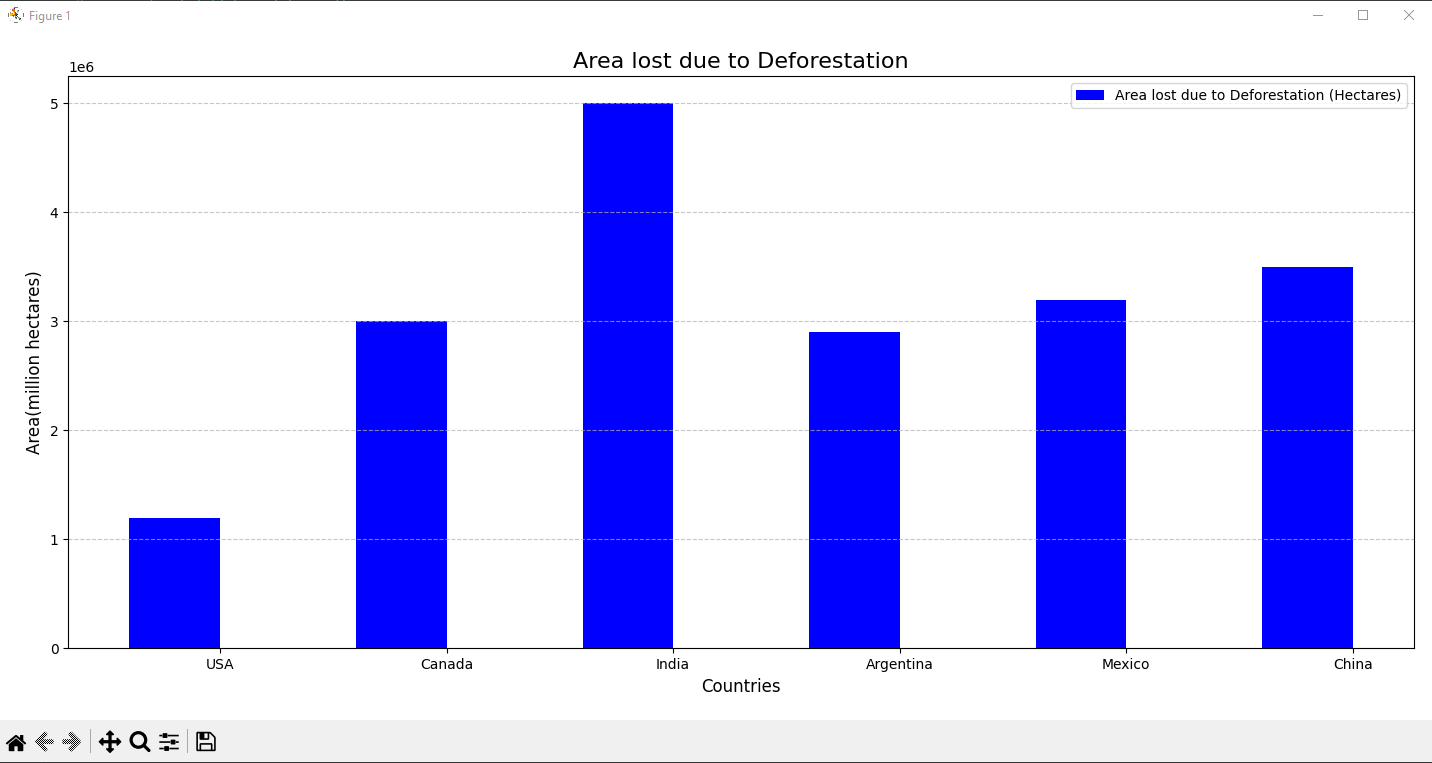

Recreate this plot in Python.
import numpy as np
import matplotlib.pyplot as plt

# Data: Deforestation over a decade in 6 countries in hectares.
countries = np.array(["USA", "Canada", "India", "Argentina", "Mexico", "China"])
Hectares = np.array([1200000, 3000000, 5000000, 2900000, 3200000, 3500000])

# Create indices for the x-axis
indices = np.arange(len(countries))

# Bar width
bar_width = 0.4

# Create the bar graph
plt.figure(figsize=(12, 6))
plt.bar(indices - bar_width / 2, Hectares, bar_width, label='Area lost due to Deforestation (Hectares)', color='blue')

# Add labels, title, and legend
plt.xticks(indices, countries)
plt.xlabel("Countries", fontsize=12)
plt.ylabel("Area(million hectares)", fontsize=12)
plt.title("Area lost due to Deforestation", fontsize=16)
plt.legend()

# Add gridlines for better readability
plt.grid(axis='y', linestyle='--', alpha=0.7)

# Show the plot
plt.tight_layout()
plt.show()
